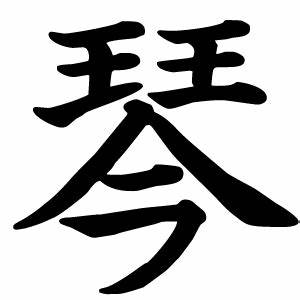
#> input picture images/example_for_LoRA.png, 300 x 300 px, found by its file name
$ jupyter execute --allow-errors lora.ipynb
#> lines starting #> are read from the running program, lines starting #| are printed output that depends on the picture
# コンテンツ
1. LoRAとはなにか
2. LoRAの主要なハイパーパラメータ
3. LoRAはなぜ有効なのか
4. おまけ：QLoRAとは

# LoRAとはなにか
Low Rank Adaptationの略(Rankは線形代数でよく出てくる行列の階数的なアレ)
ディープラーニングモデルで学習可能なパラメータ数を限定して計算量を削減するテクニック

## 通常のパラメータ学習

- たとえば上図はGPT系モデルの概要である
- そのうちの一つの層、Feed Forward層は線形変換

- FeedForward層(リニア層)の場合、パラメータ数はシンプルに`入力ノード数×出力ノード数`になる。上記の例では最初のリニア層のパラメータ数は12個。

- LLMの入力は１つのトークンを埋め込みベクトルとして表現したもの、出力は同じ次元数のベクトル
- つまり埋め込みベクトルが1600次元なら、パラメータは(1600,1600)行列Wで表現できる
- 学習時はこのパラメータがすべて(256,000個！)少しずつ変化していく

## LoRA導入時のパラメータ学習
- この(1600,1600)行列`W`をと(16,1600)行列`A`と(1600,16)行列`B`の積で表したら、学習パラメータ数が51,200個(1600×16×2)まで削減できますやん、という発想。

この図だと`d=1600`、`r=16`
- 左側の青い1層のパラメータは学習させない。固定する。
- 右側の赤い2層(これをAdapterという)をかっぽりとはめこみ、学習を担当させる。
$h = (W + \Delta W) x$
- 行列`A`、`B`ともに高々ランク`r`なのでもとの$\delta W$も高々ランク`r`($r << d$)
- これがLow rank adaptationの由来(低ランク行列をはめ込む)

# LoRAの主要なハイパーパラメータ
## 1.$ｒ$
- 最重要ハイパーパラメータ
- ただどうやって決めればいいのかわからない。誰も教えてくれない。
- peftライブラリだとデフォルト値が`8`になっており、そんな小さくして大丈夫なのかと勝手に思っている

## 2. $\alpha$
- 通常の学習における学習率$\eta$に相当するハイパーパラメータ
- 学習率とは、勾配$\delta$(修正する方向)を求めた後に、どれだけ進むかを表す指標
- LoRAにおいては通常の学習率を適用して$\delta W$行列を更新した後に、さらにそれをスケーリングするようになっている(たぶん)。実際には$\delta W$は$\frac{\alpha}{r}$倍される(つまりrが大きいときはスケーリングファクターはそのぶん小さくなるよう調整される)
- peftではデフォルト値は8なので、スケーリングファクターは1になる。つまりスケールしない。

# なぜLoRAは有効なテクニックなのか
- LoRAでは実際に$W$の勾配行列$\Delta W$を計算する代わりに
それよりも低ランクの$\Delta W'$で近似している。この近似に妥当性があるときにかぎりLoRAは有効であるといえる

- 結論としてはLLMのリニア層では、ひとつだけをとってみれば1600次元もの変換は起こっておらず、それよりもはるかに小さい次元での変換のみが起こっていることが多いらしい。そのためLoRAは有効であるといえる

- 以下では低ランク行列近似を実際のコードで示す。ポイントは行列の特異値分解である

[cell 1]
from math import sqrt

import numpy as np

# 行列の階数チェック
def check_the_rank_of_BA():
    A = np.random.rand(5, 20)
    B = np.random.rand(20, 5)
    W_delta = B @ A
    print("行列Aの階数:", np.linalg.matrix_rank(W_delta))
    print("行列Aの階数:", np.linalg.matrix_rank(W_delta))
    print("行列dWの階数:", np.linalg.matrix_rank(W_delta))

check_the_rank_of_BA()

[cell 2]
# 特異値分解
# すべての行列はU(直行行列) * S(対角行列) * V(直行行列)に分解できる
def svd_test():
    w = np.random.rand(20, 20)
    u, s, vh = np.linalg.svd(w)
    print(u.shape)
    print(s.shape)
    print(vh.shape)

svd_test()

[cell 3]
# 行列の低ランク行列近似
def low_rank_matrix_approx(n, rank):
    # 行列の生成
    w_original = np.random.rand(n, n)
    # 特異値分解
    u, s, vh = np.linalg.svd(w_original)
    s = np.diag(s)
    # 低ランク行列近似
    ur = u[:, :rank]
    sr = s[:rank, :rank]
    vhr = vh[:rank, :]
    w_low_rank = ur @ sr @ vhr
    # 誤差の計算
    error = np.linalg.norm(w - w_low_rank)
    print("w: ", w_original)
    print("w_low_rank: ", w_low_rank)
    print("誤差:", error)

#> (the rest of this cell did not finish here and is left out)

[cell 4]
from PIL import Image

def adapt_low_rank_matrix_to_image(path):
#> called with path = '../images/example_for_Lora.png'
    im = Image.open(path).convert('L')
    pix = np.array(im)
    print(pix.shape)
#| (300, 300)
    u, s, vh = np.linalg.svd(pix)
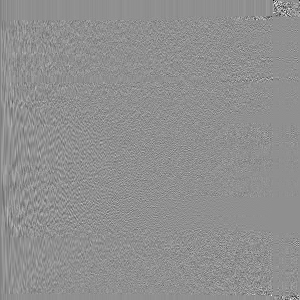
#> u: shape (300, 300) float64; min -0.744, max 0.574, mean -0.000157; drawn with min black and max white
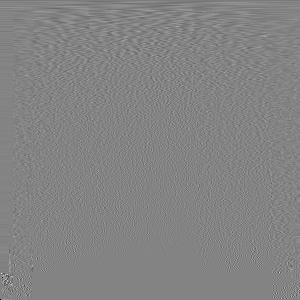
#> vh: shape (300, 300) float64; min -0.948, max 0.887, mean -0.000247; drawn with min black and max white
#> s = 300 values, max 58772.5 at index 0, min 4.1e-12 at index 299, mean 768
    ranks = [1, 5, 10, 20, 50, 100, 200, 300]
    for rank in ranks:
        ur = u[:, :rank]
        sr = np.diag(s[:rank])
        vhr = vh[:rank, :]
        pix_after = ur @ sr @ vhr
        res = Image.fromarray(pix_after)
        print("rank:", rank)
        res.show()
#> this loop made 8 passes
#> sr on pass 1: [58772.5]
#> pass 1, in adapt_low_rank_matrix_to_image, `pix_after = ur @ sr @ vhr`:
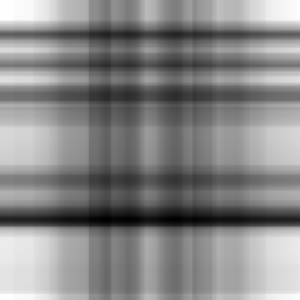
#> pix_after: shape (300, 300) float64; min 44.31, max 315.8, mean 187.9; drawn with min black and max white
#> pass 2, in adapt_low_rank_matrix_to_image, `pix_after = ur @ sr @ vhr`:
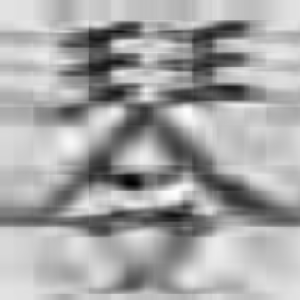
#> pix_after: shape (300, 300) float64; min -118, max 348.7, mean 187.4; drawn with min black and max white

adapt_low_rank_matrix_to_image("../images/example_for_Lora.png")

$ run again, with images/QA-retriever-generator.png copied over images/example_for_LoRA.png
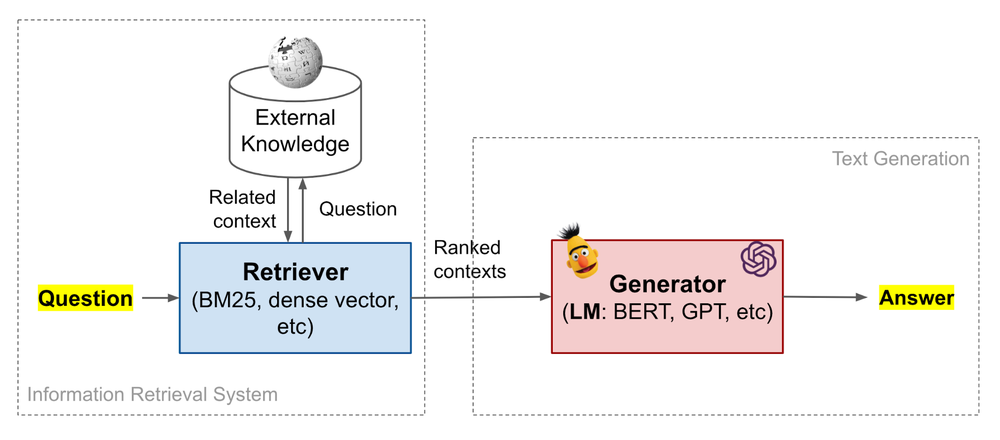
#> input picture images/QA-retriever-generator.png, 1000 x 440 px, shrunk from 1999 x 879 before the run, found by its file name
#| (440, 1000)
#> in adapt_low_rank_matrix_to_image, `u, s, vh = np.linalg.svd(pix)`:
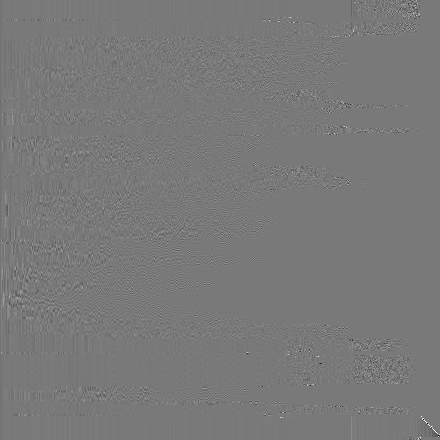
#> u: shape (440, 440) float64; min -0.888, max 0.975, mean -9.67e-05; drawn with min black and max white
#> s = 440 values, max 161752.2 at index 0, min 1.61e-11 at index 355, mean 786.3
#> the loop in adapt_low_rank_matrix_to_image, `for rank in ranks:` made 8 passes
#> sr on pass 1: [161752.2]
#> pass 2, in adapt_low_rank_matrix_to_image, `pix_after = ur @ sr @ vhr`:
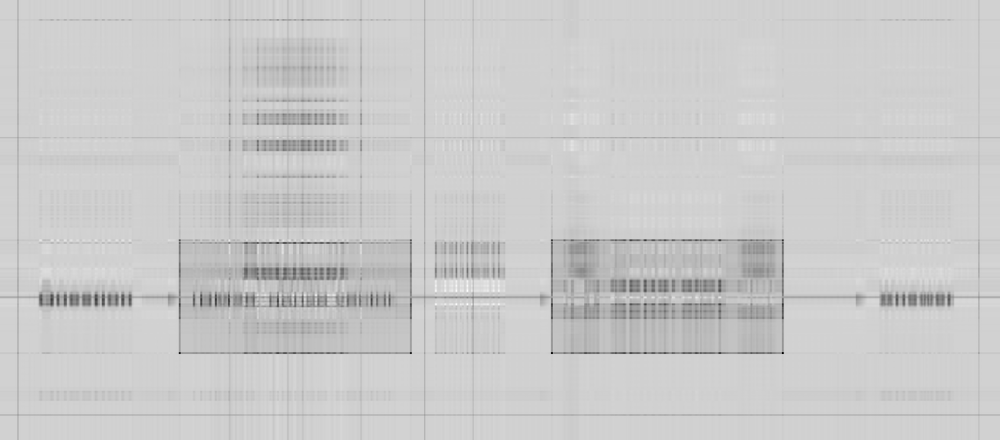
#> pix_after: shape (440, 1000) float64; min -173.5, max 350.3, mean 243.1; drawn with min black and max white

$ run again, with images/QA-retriever-reader.png copied over images/example_for_LoRA.png
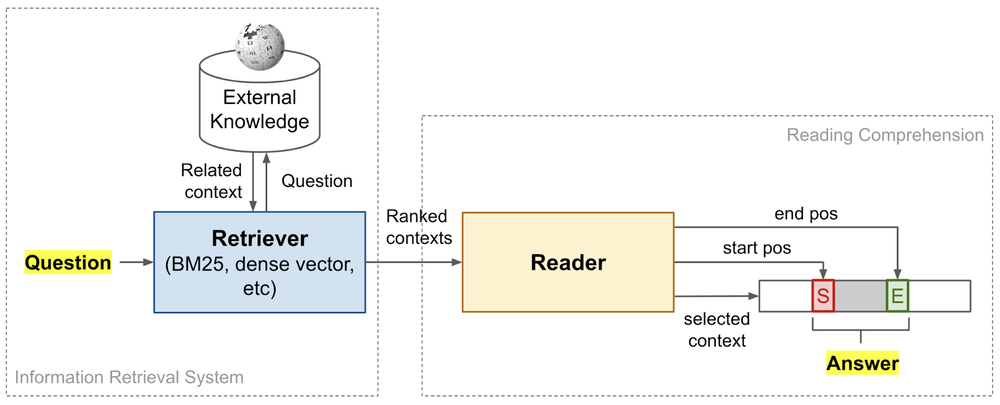
#> input picture images/QA-retriever-reader.png, 1000 x 405 px, shrunk from 1999 x 809 before the run, found by its file name
#| (405, 1000)
#> in adapt_low_rank_matrix_to_image, `u, s, vh = np.linalg.svd(pix)`:
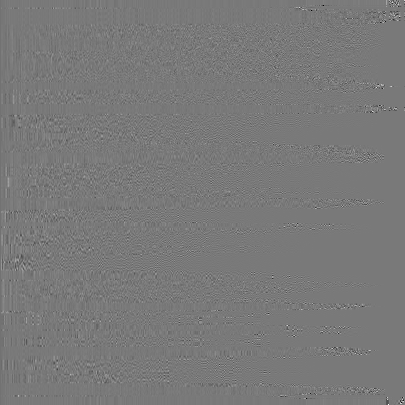
#> u: shape (405, 405) float64; min -0.828, max 0.907, mean -0.000116; drawn with min black and max white
#> s = 405 values, max 155978.6 at index 0, min 5.05e-12 at index 404, mean 832.3
#> the loop in adapt_low_rank_matrix_to_image, `for rank in ranks:` made 8 passes
#> sr on pass 1: [155978.6]
#> pass 2, in adapt_low_rank_matrix_to_image, `pix_after = ur @ sr @ vhr`:
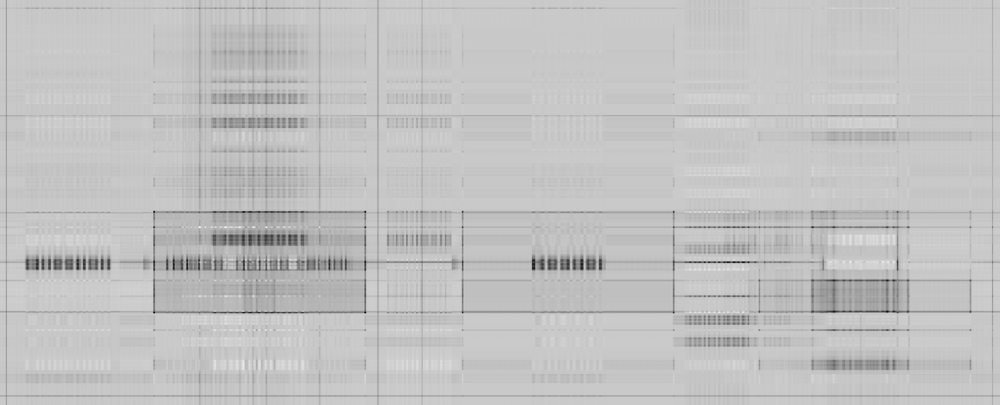
#> pix_after: shape (405, 1000) float64; min -84.18, max 348, mean 244.5; drawn with min black and max white

$ run again, with images/attention.png copied over images/example_for_LoRA.png
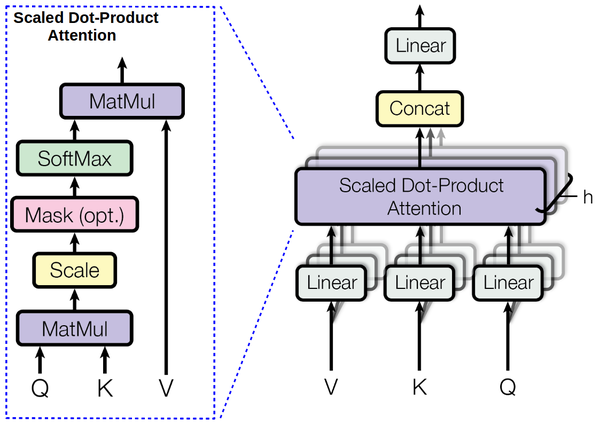
#> input picture images/attention.png, 600 x 424 px, found by its file name
#| (424, 600)
#> in adapt_low_rank_matrix_to_image, `u, s, vh = np.linalg.svd(pix)`:
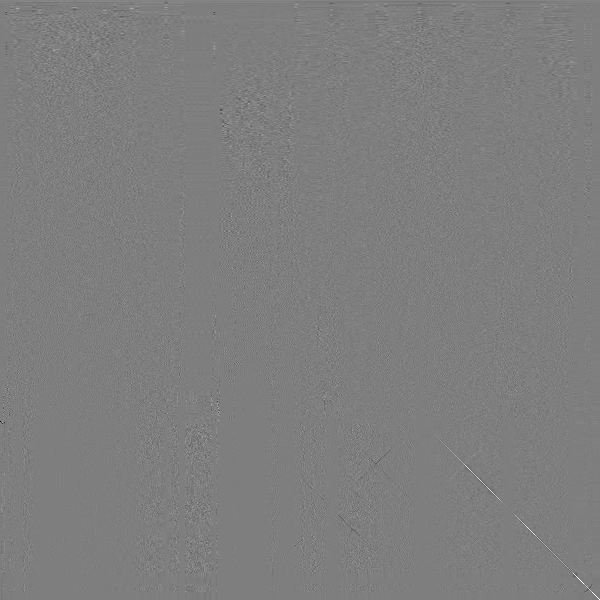
#> vh: shape (600, 600) float64; min -0.963, max 0.976, mean 6.3e-05; drawn with min black and max white
#> s = 424 values, max 115382 at index 0, min 1.15e-11 at index 423, mean 814.1
#> the loop in adapt_low_rank_matrix_to_image, `for rank in ranks:` made 8 passes
#> sr on pass 1: [115382]
#> pass 2, in adapt_low_rank_matrix_to_image, `pix_after = ur @ sr @ vhr`:
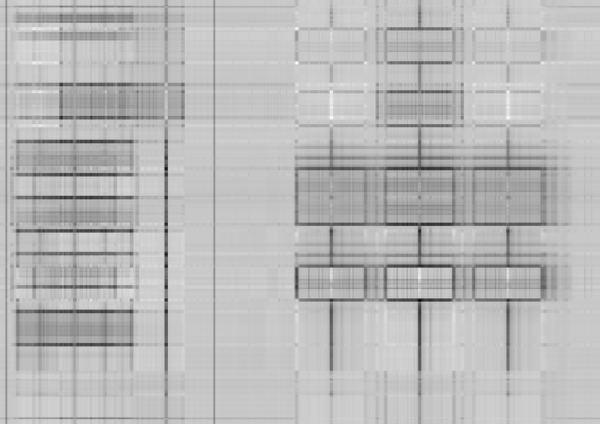
#> pix_after: shape (424, 600) float64; min -172.5, max 373.1, mean 226.4; drawn with min black and max white
